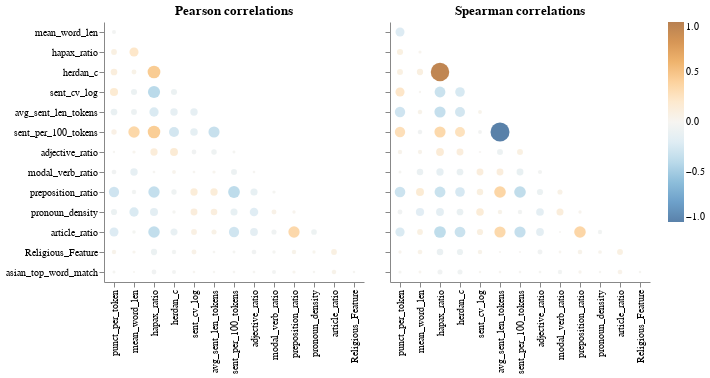

The code cell stored with this chart in its notebook:
### Code cell
aly.corr(train)

### Figure 1 — Vega specification as saved in the notebook (floating-point values rounded to 4 significant figures)
{"$schema": "https://vega.github.io/schema/vega/v5.json", "data": [{"name": "source_0"}, {"name": "data_0", "values": [{"abs_value": 0.2695, "index": "herdan_c", "value": -0.2695, "variable": "sent_per_100_tokens"}, {"abs_value": 0.07064, "index": "punct_per_token", "value": 0.07064, "variable": "sent_per_100_tokens"}, {"abs_value": 0.3515, "index": "mean_word_len", "value": 0.3515, "variable": "sent_per_100_tokens"}, {"abs_value": 0.4294, "index": "hapax_ratio", "value": 0.4294, "variable": "sent_per_100_tokens"}, {"abs_value": 0.1489, "index": "sent_cv_log", "value": -0.1489, "variable": "sent_per_100_tokens"}, {"abs_value": 0.3333, "index": "avg_sent_len_tokens", "value": -0.3333, "variable": "sent_per_100_tokens"}, {"abs_value": 0.1731, "index": "punct_per_token", "value": 0.1731, "variable": "sent_cv_log"}, {"abs_value": 0.09378, "index": "mean_word_len", "value": -0.09378, "variable": "sent_cv_log"}, {"abs_value": 0.4011, "index": "hapax_ratio", "value": -0.4011, "variable": "sent_cv_log"}, {"abs_value": 0.09191, "index": "herdan_c", "value": -0.09191, "variable": "sent_cv_log"}, {"abs_value": 0.1113, "index": "avg_sent_len_tokens", "value": 0.1113, "variable": "pronoun_density"}, {"abs_value": 0.02103, "index": "herdan_c", "value": -0.02103, "variable": "pronoun_density"}, {"abs_value": 0.1234, "index": "sent_cv_log", "value": 0.1234, "variable": "pronoun_density"}, {"abs_value": 0.09504, "index": "punct_per_token", "value": -0.09504, "variable": "pronoun_density"}, {"abs_value": 0.1295, "index": "sent_per_100_tokens", "value": -0.1295, "variable": "pronoun_density"}, {"abs_value": 0.1924, "index": "adjective_ratio", "value": -0.1924, "variable": "pronoun_density"}, {"abs_value": 0.231, "index": "mean_word_len", "value": -0.231, "variable": "pronoun_density"}, {"abs_value": 0.168, "index": "hapax_ratio", "value": -0.168, "variable": "pronoun_density"}, {"abs_value": 0.02096, "index": "preposition_ratio", "value": 0.02096, "variable": "pronoun_density"}, {"abs_value": 0.05677, "index": "modal_verb_ratio", "value": 0.05677, "variable": "pronoun_density"}, {"abs_value": 0.01815, "index": "modal_verb_ratio", "value": -0.01815, "variable": "preposition_ratio"}, {"abs_value": 0.04213, "index": "mean_word_len", "value": -0.04213, "variable": "preposition_ratio"}, {"abs_value": 0.3481, "index": "hapax_ratio", "value": -0.3481, "variable": "preposition_ratio"}, {"abs_value": 0.0682, "index": "herdan_c", "value": -0.0682, "variable": "preposition_ratio"}, {"abs_value": 0.1383, "index": "sent_cv_log", "value": 0.1383, "variable": "preposition_ratio"}, {"abs_value": 0.1397, "index": "avg_sent_len_tokens", "value": 0.1397, "variable": "preposition_ratio"}, {"abs_value": 0.3767, "index": "sent_per_100_tokens", "value": -0.3767, "variable": "preposition_ratio"}, {"abs_value": 0.132, "index": "adjective_ratio", "value": -0.132, "variable": "preposition_ratio"}, {"abs_value": 0.2855, "index": "punct_per_token", "value": -0.2855, "variable": "preposition_ratio"}, {"abs_value": 0.009148, "index": "hapax_ratio", "value": -0.009148, "variable": "modal_verb_ratio"}, {"abs_value": 0.05141, "index": "punct_per_token", "value": -0.05141, "variable": "modal_verb_ratio"}, {"abs_value": 0.1433, "index": "mean_word_len", "value": -0.1433, "variable": "modal_verb_ratio"}, {"abs_value": 0.008316, "index": "adjective_ratio", "value": -0.008316, "variable": "modal_verb_ratio"}, {"abs_value": 0.03039, "index": "herdan_c", "value": 0.03039, "variable": "modal_verb_ratio"}, {"abs_value": 0.009361, "index": "sent_cv_log", "value": 0.009361, "variable": "modal_verb_ratio"}, {"abs_value": 0.01795, "index": "avg_sent_len_tokens", "value": 0.01795, "variable": "modal_verb_ratio"}, {"abs_value": 0.08872, "index": "sent_per_100_tokens", "value": -0.08872, "variable": "modal_verb_ratio"}, {"abs_value": 0.03242, "index": "punct_per_token", "value": -0.03242, "variable": "mean_word_len"}, {"abs_value": 0.1137, "index": "punct_per_token", "value": 0.1137, "variable": "herdan_c"}, {"abs_value": 0.05561, "index": "mean_word_len", "value": 0.05561, "variable": "herdan_c"}, {"abs_value": 0.443, "index": "hapax_ratio", "value": 0.443, "variable": "herdan_c"}, {"abs_value": 0.08396, "index": "punct_per_token", "value": 0.08396, "variable": "hapax_ratio"}, {"abs_value": 0.2192, "index": "mean_word_len", "value": 0.2192, "variable": "hapax_ratio"}, {"abs_value": 0.1144, "index": "punct_per_token", "value": -0.1144, "variable": "avg_sent_len_tokens"}, {"abs_value": 0.1417, "index": "sent_cv_log", "value": -0.1417, "variable": "avg_sent_len_tokens"}, {"abs_value": 0.08486, "index": "mean_word_len", "value": -0.08486, "variable": "avg_sent_len_tokens"}, {"abs_value": 0.2296, "index": "hapax_ratio", "value": -0.2296, "variable": "avg_sent_len_tokens"}, {"abs_value": 0.1433, "index": "herdan_c", "value": -0.1433, "variable": "avg_sent_len_tokens"}, {"abs_value": 2.012e-05, "index": "mean_word_len", "value": -2.012e-05, "variable": "asian_top_word_match"}, {"abs_value": 0.05244, "index": "hapax_ratio", "value": -0.05244, "variable": "asian_top_word_match"}, {"abs_value": 0.03293, "index": "herdan_c", "value": -0.03293, "variable": "asian_top_word_match"}, {"abs_value": 0.007426, "index": "sent_cv_log", "value": 0.007426, "variable": "asian_top_word_match"}, {"abs_value": 0.004674, "index": "avg_sent_len_tokens", "value": -0.004674, "variable": "asian_top_word_match"}, {"abs_value": 0.009022, "index": "sent_per_100_tokens", "value": -0.009022, "variable": "asian_top_word_match"}, {"abs_value": 0.006106, "index": "Religious_Feature", "value": -0.006106, "variable": "asian_top_word_match"}, {"abs_value": 0.01418, "index": "punct_per_token", "value": -0.01418, "variable": "asian_top_word_match"}, {"abs_value": 0.009317, "index": "adjective_ratio", "value": -0.009317, "variable": "asian_top_word_match"}, {"abs_value": 0.03292, "index": "modal_verb_ratio", "value": -0.03292, "variable": "asian_top_word_match"}, {"abs_value": 0.01736, "index": "preposition_ratio", "value": 0.01736, "variable": "asian_top_word_match"}, {"abs_value": 0.005369, "index": "pronoun_density", "value": -0.005369, "variable": "asian_top_word_match"}, {"abs_value": 0.04684, "index": "article_ratio", "value": 0.04684, "variable": "asian_top_word_match"}, {"abs_value": 0.02377, "index": "mean_word_len", "value": -0.02377, "variable": "article_ratio"}, {"abs_value": 0.216, "index": "punct_per_token", "value": -0.216, "variable": "article_ratio"}, {"abs_value": 0.08015, "index": "pronoun_density", "value": -0.08015, "variable": "article_ratio"}, {"abs_value": 0.3592, "index": "hapax_ratio", "value": -0.3592, "variable": "article_ratio"}, {"abs_value": 0.1259, "index": "herdan_c", "value": -0.1259, "variable": "article_ratio"}, {"abs_value": 0.08168, "index": "sent_cv_log", "value": 0.08168, "variable": "article_ratio"}, {"abs_value": 0.06012, "index": "avg_sent_len_tokens", "value": 0.06012, "variable": "article_ratio"}, {"abs_value": 0.2847, "index": "sent_per_100_tokens", "value": -0.2847, "variable": "article_ratio"}, {"abs_value": 0.1594, "index": "adjective_ratio", "value": -0.1594, "variable": "article_ratio"}, {"abs_value": 0.06293, "index": "modal_verb_ratio", "value": -0.06293, "variable": "article_ratio"}, {"abs_value": 0.3465, "index": "preposition_ratio", "value": 0.3465, "variable": "article_ratio"}, {"abs_value": 0.01272, "index": "sent_per_100_tokens", "value": -0.01272, "variable": "adjective_ratio"}, {"abs_value": 0.07175, "index": "avg_sent_len_tokens", "value": -0.07175, "variable": "adjective_ratio"}, {"abs_value": 0.05235, "index": "sent_cv_log", "value": -0.05235, "variable": "adjective_ratio"}, {"abs_value": 0.1625, "index": "herdan_c", "value": 0.1625, "variable": "adjective_ratio"}, {"abs_value": 0.1364, "index": "hapax_ratio", "value": 0.1364, "variable": "adjective_ratio"}, {"abs_value": 0.01801, "index": "mean_word_len", "value": 0.01801, "variable": "adjective_ratio"}, {"abs_value": 0.003829, "index": "punct_per_token", "value": -0.003829, "variable": "adjective_ratio"}, {"abs_value": 0.01139, "index": "sent_per_100_tokens", "value": -0.01139, "variable": "Religious_Feature"}, {"abs_value": 0.0439, "index": "preposition_ratio", "value": 0.0439, "variable": "Religious_Feature"}, {"abs_value": 0.0185, "index": "pronoun_density", "value": 0.0185, "variable": "Religious_Feature"}, {"abs_value": 0.02096, "index": "modal_verb_ratio", "value": -0.02096, "variable": "Religious_Feature"}, {"abs_value": 0.009308, "index": "avg_sent_len_tokens", "value": -0.009308, "variable": "Religious_Feature"}, {"abs_value": 0.05068, "index": "adjective_ratio", "value": -0.05068, "variable": "Religious_Feature"}, {"abs_value": 0.04253, "index": "punct_per_token", "value": 0.04253, "variable": "Religious_Feature"}, {"abs_value": 0.01818, "index": "mean_word_len", "value": 0.01818, "variable": "Religious_Feature"}, {"abs_value": 0.09864, "index": "hapax_ratio", "value": -0.09864, "variable": "Religious_Feature"}, {"abs_value": 0.08412, "index": "article_ratio", "value": 0.08412, "variable": "Religious_Feature"}, {"abs_value": 0.05705, "index": "sent_cv_log", "value": 0.05705, "variable": "Religious_Feature"}, {"abs_value": 0.04217, "index": "herdan_c", "value": -0.04217, "variable": "Religious_Feature"}]}, {"name": "source_1"}, {"name": "data_1", "values": [{"abs_value": 0.2681, "index": "herdan_c", "value": 0.2681, "variable": "sent_per_100_tokens"}, {"abs_value": 0.2893, "index": "punct_per_token", "value": 0.2893, "variable": "sent_per_100_tokens"}, {"abs_value": 0.04726, "index": "mean_word_len", "value": -0.04726, "variable": "sent_per_100_tokens"}, {"abs_value": 0.3391, "index": "hapax_ratio", "value": 0.3391, "variable": "sent_per_100_tokens"}, {"abs_value": 0.03091, "index": "sent_cv_log", "value": -0.03091, "variable": "sent_per_100_tokens"}, {"abs_value": 1.0, "index": "avg_sent_len_tokens", "value": -1.0, "variable": "sent_per_100_tokens"}, {"abs_value": 0.2218, "index": "punct_per_token", "value": 0.2218, "variable": "sent_cv_log"}, {"abs_value": 0.003811, "index": "mean_word_len", "value": 0.003811, "variable": "sent_cv_log"}, {"abs_value": 0.316, "index": "hapax_ratio", "value": -0.316, "variable": "sent_cv_log"}, {"abs_value": 0.2468, "index": "herdan_c", "value": -0.2468, "variable": "sent_cv_log"}, {"abs_value": 0.04438, "index": "avg_sent_len_tokens", "value": 0.04438, "variable": "pronoun_density"}, {"abs_value": 0.1149, "index": "herdan_c", "value": -0.1149, "variable": "pronoun_density"}, {"abs_value": 0.1504, "index": "sent_cv_log", "value": 0.1504, "variable": "pronoun_density"}, {"abs_value": 0.05576, "index": "punct_per_token", "value": -0.05576, "variable": "pronoun_density"}, {"abs_value": 0.04438, "index": "sent_per_100_tokens", "value": -0.04438, "variable": "pronoun_density"}, {"abs_value": 0.1553, "index": "adjective_ratio", "value": -0.1553, "variable": "pronoun_density"}, {"abs_value": 0.1788, "index": "mean_word_len", "value": -0.1788, "variable": "pronoun_density"}, {"abs_value": 0.1613, "index": "hapax_ratio", "value": -0.1613, "variable": "pronoun_density"}, {"abs_value": 0.02046, "index": "preposition_ratio", "value": 0.02046, "variable": "pronoun_density"}, {"abs_value": 0.1267, "index": "modal_verb_ratio", "value": 0.1267, "variable": "pronoun_density"}, {"abs_value": 0.0628, "index": "modal_verb_ratio", "value": 0.0628, "variable": "preposition_ratio"}, {"abs_value": 0.1661, "index": "mean_word_len", "value": 0.1661, "variable": "preposition_ratio"}, {"abs_value": 0.3204, "index": "hapax_ratio", "value": -0.3204, "variable": "preposition_ratio"}, {"abs_value": 0.2496, "index": "herdan_c", "value": -0.2496, "variable": "preposition_ratio"}, {"abs_value": 0.1055, "index": "sent_cv_log", "value": 0.1055, "variable": "preposition_ratio"}, {"abs_value": 0.367, "index": "avg_sent_len_tokens", "value": 0.367, "variable": "preposition_ratio"}, {"abs_value": 0.367, "index": "sent_per_100_tokens", "value": -0.367, "variable": "preposition_ratio"}, {"abs_value": 0.09678, "index": "adjective_ratio", "value": -0.09678, "variable": "preposition_ratio"}, {"abs_value": 0.3071, "index": "punct_per_token", "value": -0.3071, "variable": "preposition_ratio"}, {"abs_value": 0.1395, "index": "hapax_ratio", "value": -0.1395, "variable": "modal_verb_ratio"}, {"abs_value": 0.01462, "index": "punct_per_token", "value": -0.01462, "variable": "modal_verb_ratio"}, {"abs_value": 0.1058, "index": "mean_word_len", "value": -0.1058, "variable": "modal_verb_ratio"}, {"abs_value": 0.03764, "index": "adjective_ratio", "value": -0.03764, "variable": "modal_verb_ratio"}, {"abs_value": 0.1161, "index": "herdan_c", "value": -0.1161, "variable": "modal_verb_ratio"}, {"abs_value": 0.1217, "index": "sent_cv_log", "value": 0.1217, "variable": "modal_verb_ratio"}, {"abs_value": 0.123, "index": "avg_sent_len_tokens", "value": 0.123, "variable": "modal_verb_ratio"}, {"abs_value": 0.123, "index": "sent_per_100_tokens", "value": -0.123, "variable": "modal_verb_ratio"}, {"abs_value": 0.2147, "index": "punct_per_token", "value": -0.2147, "variable": "mean_word_len"}, {"abs_value": 0.0881, "index": "punct_per_token", "value": 0.0881, "variable": "herdan_c"}, {"abs_value": 0.09993, "index": "mean_word_len", "value": 0.09993, "variable": "herdan_c"}, {"abs_value": 0.9459, "index": "hapax_ratio", "value": 0.9459, "variable": "herdan_c"}, {"abs_value": 0.09292, "index": "punct_per_token", "value": 0.09292, "variable": "hapax_ratio"}, {"abs_value": 0.01691, "index": "mean_word_len", "value": 0.01691, "variable": "hapax_ratio"}, {"abs_value": 0.2893, "index": "punct_per_token", "value": -0.2893, "variable": "avg_sent_len_tokens"}, {"abs_value": 0.03091, "index": "sent_cv_log", "value": 0.03091, "variable": "avg_sent_len_tokens"}, {"abs_value": 0.04726, "index": "mean_word_len", "value": 0.04726, "variable": "avg_sent_len_tokens"}, {"abs_value": 0.3391, "index": "hapax_ratio", "value": -0.3391, "variable": "avg_sent_len_tokens"}, {"abs_value": 0.2681, "index": "herdan_c", "value": -0.2681, "variable": "avg_sent_len_tokens"}, {"abs_value": 0.01318, "index": "mean_word_len", "value": 0.01318, "variable": "asian_top_word_match"}, {"abs_value": 0.05923, "index": "hapax_ratio", "value": -0.05923, "variable": "asian_top_word_match"}, {"abs_value": 0.0594, "index": "herdan_c", "value": -0.0594, "variable": "asian_top_word_match"}, {"abs_value": 0.004111, "index": "sent_cv_log", "value": 0.004111, "variable": "asian_top_word_match"}, {"abs_value": 0.008045, "index": "avg_sent_len_tokens", "value": 0.008045, "variable": "asian_top_word_match"}, {"abs_value": 0.008045, "index": "sent_per_100_tokens", "value": -0.008045, "variable": "asian_top_word_match"}, {"abs_value": 0.006106, "index": "Religious_Feature", "value": -0.006106, "variable": "asian_top_word_match"}, {"abs_value": 0.01592, "index": "punct_per_token", "value": -0.01592, "variable": "asian_top_word_match"}, {"abs_value": 0.009928, "index": "adjective_ratio", "value": -0.009928, "variable": "asian_top_word_match"}, {"abs_value": 0.04387, "index": "modal_verb_ratio", "value": -0.04387, "variable": "asian_top_word_match"}, {"abs_value": 0.0202, "index": "preposition_ratio", "value": 0.0202, "variable": "asian_top_word_match"}, {"abs_value": 0.004451, "index": "pronoun_density", "value": -0.004451, "variable": "asian_top_word_match"}, {"abs_value": 0.05045, "index": "article_ratio", "value": 0.05045, "variable": "asian_top_word_match"}, {"abs_value": 0.08419, "index": "mean_word_len", "value": 0.08419, "variable": "article_ratio"}, {"abs_value": 0.2272, "index": "punct_per_token", "value": -0.2272, "variable": "article_ratio"}, {"abs_value": 0.04304, "index": "pronoun_density", "value": -0.04304, "variable": "article_ratio"}, {"abs_value": 0.3734, "index": "hapax_ratio", "value": -0.3734, "variable": "article_ratio"}, {"abs_value": 0.3116, "index": "herdan_c", "value": -0.3116, "variable": "article_ratio"}, {"abs_value": 0.09705, "index": "sent_cv_log", "value": 0.09705, "variable": "article_ratio"}, {"abs_value": 0.3401, "index": "avg_sent_len_tokens", "value": 0.3401, "variable": "article_ratio"}, {"abs_value": 0.3401, "index": "sent_per_100_tokens", "value": -0.3401, "variable": "article_ratio"}, {"abs_value": 0.1579, "index": "adjective_ratio", "value": -0.1579, "variable": "article_ratio"}, {"abs_value": 0.0008442, "index": "modal_verb_ratio", "value": 0.0008442, "variable": "article_ratio"}, {"abs_value": 0.3635, "index": "preposition_ratio", "value": 0.3635, "variable": "article_ratio"}, {"abs_value": 0.08805, "index": "sent_per_100_tokens", "value": 0.08805, "variable": "adjective_ratio"}, {"abs_value": 0.08805, "index": "avg_sent_len_tokens", "value": -0.08805, "variable": "adjective_ratio"}, {"abs_value": 0.002736, "index": "sent_cv_log", "value": -0.002736, "variable": "adjective_ratio"}, {"abs_value": 0.1241, "index": "herdan_c", "value": 0.1241, "variable": "adjective_ratio"}, {"abs_value": 0.1579, "index": "hapax_ratio", "value": 0.1579, "variable": "adjective_ratio"}, {"abs_value": 0.0411, "index": "mean_word_len", "value": 0.0411, "variable": "adjective_ratio"}, {"abs_value": 0.04241, "index": "punct_per_token", "value": 0.04241, "variable": "adjective_ratio"}, {"abs_value": 0.002094, "index": "sent_per_100_tokens", "value": -0.002094, "variable": "Religious_Feature"}, {"abs_value": 0.04784, "index": "preposition_ratio", "value": 0.04784, "variable": "Religious_Feature"}, {"abs_value": 0.02701, "index": "pronoun_density", "value": 0.02701, "variable": "Religious_Feature"}, {"abs_value": 0.01045, "index": "modal_verb_ratio", "value": 0.01045, "variable": "Religious_Feature"}, {"abs_value": 0.002094, "index": "avg_sent_len_tokens", "value": 0.002094, "variable": "Religious_Feature"}, {"abs_value": 0.05847, "index": "adjective_ratio", "value": -0.05847, "variable": "Religious_Feature"}, {"abs_value": 0.02057, "index": "punct_per_token", "value": 0.02057, "variable": "Religious_Feature"}, {"abs_value": 0.05199, "index": "mean_word_len", "value": 0.05199, "variable": "Religious_Feature"}, {"abs_value": 0.1077, "index": "hapax_ratio", "value": -0.1077, "variable": "Religious_Feature"}, {"abs_value": 0.08618, "index": "article_ratio", "value": 0.08618, "variable": "Religious_Feature"}, {"abs_value": 0.04466, "index": "sent_cv_log", "value": 0.04466, "variable": "Religious_Feature"}, {"abs_value": 0.09657, "index": "herdan_c", "value": -0.09657, "variable": "Religious_Feature"}]}, {"name": "source_0_concat_0_x_domain_index", "values": [{"index": "herdan_c", "sort_field": 3.0}, {"index": "punct_per_token", "sort_field": 0.0}, {"index": "mean_word_len", "sort_field": 1.0}, {"index": "hapax_ratio", "sort_field": 2.0}, {"index": "sent_cv_log", "sort_field": 4.0}, {"index": "avg_sent_len_tokens", "sort_field": 5.0}, {"index": "sent_per_100_tokens", "sort_field": 6.0}, {"index": "adjective_ratio", "sort_field": 7.0}, {"index": "preposition_ratio", "sort_field": 9.0}, {"index": "modal_verb_ratio", "sort_field": 8.0}, {"index": "Religious_Feature", "sort_field": 12.0}, {"index": "pronoun_density", "sort_field": 10.0}, {"index": "article_ratio", "sort_field": 11.0}]}, {"name": "source_0_concat_0_y_domain_variable", "values": [{"sort_field": 5.0, "variable": "sent_per_100_tokens"}, {"sort_field": 3.0, "variable": "sent_cv_log"}, {"sort_field": 9.0, "variable": "pronoun_density"}, {"sort_field": 8.0, "variable": "preposition_ratio"}, {"sort_field": 7.0, "variable": "modal_verb_ratio"}, {"sort_field": 0.0, "variable": "mean_word_len"}, {"sort_field": 2.0, "variable": "herdan_c"}, {"sort_field": 1.0, "variable": "hapax_ratio"}, {"sort_field": 4.0, "variable": "avg_sent_len_tokens"}, {"sort_field": 12.0, "variable": "asian_top_word_match"}, {"sort_field": 10.0, "variable": "article_ratio"}, {"sort_field": 6.0, "variable": "adjective_ratio"}, {"sort_field": 11.0, "variable": "Religious_Feature"}]}, {"name": "source_1_concat_1_x_domain_index", "values": [{"index": "herdan_c", "sort_field": 3.0}, {"index": "punct_per_token", "sort_field": 0.0}, {"index": "mean_word_len", "sort_field": 1.0}, {"index": "hapax_ratio", "sort_field": 2.0}, {"index": "sent_cv_log", "sort_field": 4.0}, {"index": "avg_sent_len_tokens", "sort_field": 5.0}, {"index": "sent_per_100_tokens", "sort_field": 6.0}, {"index": "adjective_ratio", "sort_field": 7.0}, {"index": "preposition_ratio", "sort_field": 9.0}, {"index": "modal_verb_ratio", "sort_field": 8.0}, {"index": "Religious_Feature", "sort_field": 12.0}, {"index": "pronoun_density", "sort_field": 10.0}, {"index": "article_ratio", "sort_field": 11.0}]}, {"name": "source_1_concat_1_y_domain_variable", "values": [{"sort_field": 5.0, "variable": "sent_per_100_tokens"}, {"sort_field": 3.0, "variable": "sent_cv_log"}, {"sort_field": 9.0, "variable": "pronoun_density"}, {"sort_field": 8.0, "variable": "preposition_ratio"}, {"sort_field": 7.0, "variable": "modal_verb_ratio"}, {"sort_field": 0.0, "variable": "mean_word_len"}, {"sort_field": 2.0, "variable": "herdan_c"}, {"sort_field": 1.0, "variable": "hapax_ratio"}, {"sort_field": 4.0, "variable": "avg_sent_len_tokens"}, {"sort_field": 12.0, "variable": "asian_top_word_match"}, {"sort_field": 10.0, "variable": "article_ratio"}, {"sort_field": 6.0, "variable": "adjective_ratio"}, {"sort_field": 11.0, "variable": "Religious_Feature"}]}], "signals": [{"name": "concat_0_x_step", "value": 20}, {"name": "concat_0_width", "update": "bandspace(domain('concat_0_x').length, 1, 0.5) * concat_0_x_step"}, {"name": "concat_0_y_step", "value": 20}, {"name": "concat_0_height", "update": "bandspace(domain('concat_0_y').length, 1, 0.5) * concat_0_y_step"}, {"name": "concat_1_x_step", "value": 20}, {"name": "concat_1_width", "update": "bandspace(domain('concat_1_x').length, 1, 0.5) * concat_1_x_step"}, {"name": "concat_1_y_step", "value": 20}, {"name": "concat_1_height", "update": "bandspace(domain('concat_1_y').length, 1, 0.5) * concat_1_y_step"}], "marks": [{"type": "group", "name": "concat_0_group", "encode": {"update": {"width": {"signal": "concat_0_width"}, "height": {"signal": "concat_0_height"}}}, "marks": [{"type": "symbol", "name": "concat_0_marks", "from": {"data": "data_0"}, "encode": {"update": {"shape": {"value": "circle"}, "opacity": {"value": 0.7}, "size": {"field": "abs_value", "scale": "size"}, "fill": {"field": "value", "scale": "color"}, "x": {"field": "index", "scale": "concat_0_x"}, "y": {"field": "variable", "scale": "concat_0_y"}, "tooltip": {"signal": "{\"corr\": format(datum[\"value\"], \".2f\"), \"x\": isValid(datum[\"index\"]) ? datum[\"index\"] : \"\"+datum[\"index\"], \"y\": isValid(datum[\"variable\"]) ? datum[\"variable\"] : \"\"+datum[\"variable\"]}"}}}, "style": ["circle"]}], "axes": [{"scale": "concat_0_x", "labelBaseline": "middle", "zindex": 0, "orient": "bottom", "grid": false, "labelAlign": "right", "labelAngle": 270}, {"scale": "concat_0_y", "zindex": 0, "orient": "left", "grid": false}], "title": {"text": "Pearson correlations", "frame": "group"}, "style": "cell"}, {"type": "group", "name": "concat_1_group", "encode": {"update": {"width": {"signal": "concat_1_width"}, "height": {"signal": "concat_1_height"}}}, "marks": [{"type": "symbol", "name": "concat_1_marks", "from": {"data": "data_1"}, "encode": {"update": {"tooltip": {"signal": "{\"corr\": format(datum[\"value\"], \".2f\"), \"x\": isValid(datum[\"index\"]) ? datum[\"index\"] : \"\"+datum[\"index\"], \"y\": isValid(datum[\"variable\"]) ? datum[\"variable\"] : \"\"+datum[\"variable\"]}"}, "size": {"field": "abs_value", "scale": "size"}, "fill": {"field": "value", "scale": "color"}, "y": {"field": "variable", "scale": "concat_1_y"}, "opacity": {"value": 0.7}, "x": {"field": "index", "scale": "concat_1_x"}, "shape": {"value": "circle"}}}, "style": ["circle"]}], "axes": [{"scale": "concat_1_x", "orient": "bottom", "labelAlign": "right", "labelAngle": 270, "labelBaseline": "middle", "grid": false, "zindex": 0}, {"scale": "concat_1_y", "grid": false, "orient": "left", "zindex": 0, "labels": false}], "title": {"text": "Spearman correlations", "frame": "group"}, "style": "cell"}], "scales": [{"name": "color", "type": "linear", "domain": [-1, 1], "range": {"scheme": "blueorange"}, "interpolate": "hcl", "zero": true}, {"name": "size", "type": "linear", "domain": [0, 1], "range": [4, 361], "zero": true}, {"name": "concat_0_x", "type": "point", "domain": {"data": "source_0_concat_0_x_domain_index", "field": "index", "sort": {"op": "max", "field": "sort_field"}}, "range": {"step": {"signal": "concat_0_x_step"}}, "padding": 0.5}, {"name": "concat_0_y", "type": "point", "domain": {"data": "source_0_concat_0_y_domain_variable", "field": "variable", "sort": {"op": "max", "field": "sort_field"}}, "range": {"step": {"signal": "concat_0_y_step"}}, "padding": 0.5}, {"name": "concat_1_x", "type": "point", "domain": {"data": "source_1_concat_1_x_domain_index", "field": "index", "sort": {"op": "max", "field": "sort_field"}}, "range": {"step": {"signal": "concat_1_x_step"}}, "padding": 0.5}, {"name": "concat_1_y", "type": "point", "domain": {"data": "source_1_concat_1_y_domain_variable", "field": "variable", "sort": {"op": "max", "field": "sort_field"}}, "range": {"step": {"signal": "concat_1_y_step"}}, "padding": 0.5}], "padding": 5, "legends": [{"fill": "color", "gradientLength": {"signal": "clamp(concat_0_height, 64, 200)"}, "encode": {"gradient": {"update": {"opacity": {"value": 0.7}}}}}], "layout": {"padding": 20, "bounds": "full", "align": "each"}, "background": "white", "config": {"style": {"cell": {"strokeWidth": 0}}}}
